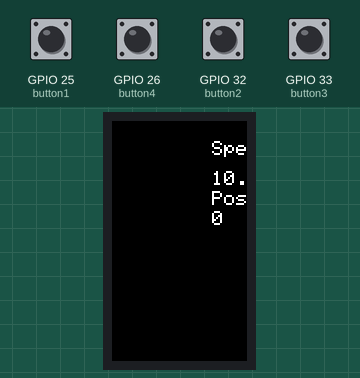
This program was run on a simulated ESP32. Shown: 135×240 colour display. The test bench sets the inputs (shaded band); at power-on: GPIO 25 (button1), GPIO 26 (button4), GPIO 32 (button2), GPIO 33 (button3) LOW. What the program prints to the serial monitor is not drawn.

Above: at 1.3 s.
1.4 s: GPIO 25 (button1) pulled HIGH for 1 s
At 3.1 s:
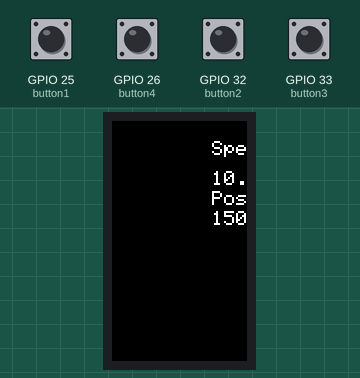
3.9 s: GPIO 26 (button4) pulled HIGH for 1 s
At 5.2 s:
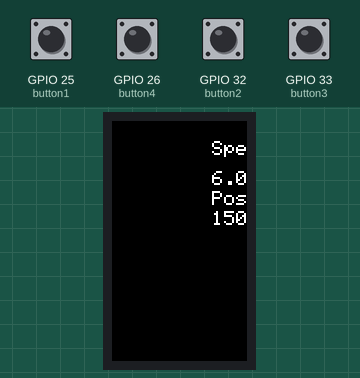
6.4 s: GPIO 32 (button2) pulled HIGH for 0.15 s
At 7.4 s:
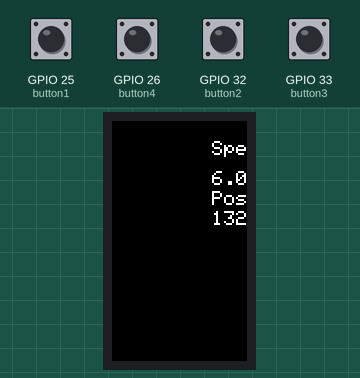
8.1 s: GPIO 33 (button3) pulled HIGH for 0.15 s
At 9.4 s:
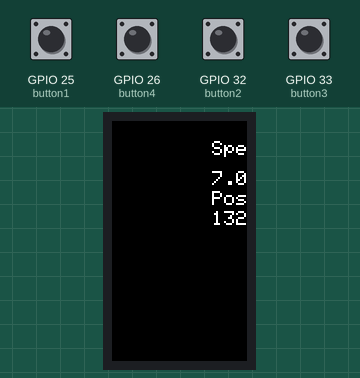
9.7 s: GPIO 25 (button1) pulled HIGH for 0.15 s
At 11.0 s:
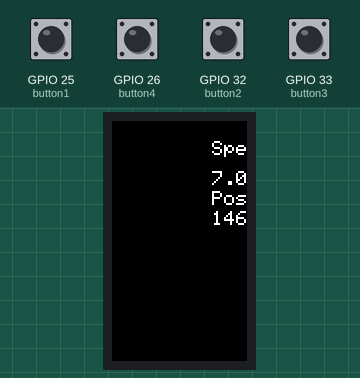
11.3 s: GPIO 32 (button2) pulled HIGH for 1 s
At 13.4 s:
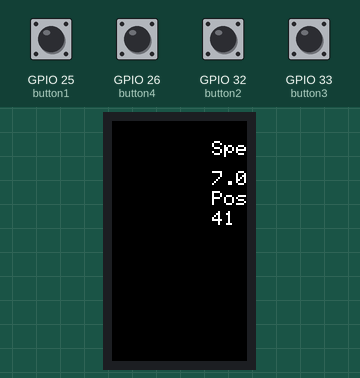
Timing chart, 0 to 14.8 s (numbered marks = the images above; inputs shaded):
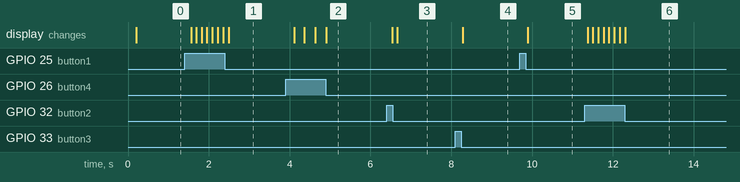

The program:

main.cpp
```cpp
#include <Servo.h>
#include <TFT_eSPI.h>
#define button1 25
#define button2 32
#define button3 33
#define button4 26

const int servoPin1 = 27;

double speed1 = 10;

uint8_t pos1 = 0;
int delay1 = 100;


Servo myservo = Servo();

TFT_eSPI tft= TFT_eSPI();

TFT_eSprite sprite = TFT_eSprite(&tft);

void Speed(void *pvParameters);
void Position(void *pvParameters);
void servo (void *pvParameters);
void Display(void *pvParameters);

void setup() {
  Serial.begin(115200);
  pinMode(button1, INPUT_PULLDOWN);
  pinMode(button2, INPUT_PULLDOWN);
  pinMode(button3, INPUT_PULLDOWN);
  pinMode(button4, INPUT_PULLDOWN);

  tft.init();
  tft.setRotation(2);
  tft.setSwapBytes(true);
  tft.fillScreen(TFT_BLACK);

  xTaskCreate(Speed, "Input", 10000, NULL, 1, NULL);
  xTaskCreate(Position, "Position", 10000, NULL, 1, NULL);
  xTaskCreate(servo, "servo", 10000, NULL, 1, NULL);

  xTaskCreate(Display, "Display", 10000, NULL, 1, NULL);

}
void servo (void *pvParameters){
  while(1){
myservo.write(servoPin1, pos1);
     delay(6);
  }
}
void Speed(void *pvParameters){
  while(1){
    if(digitalRead(button3) == HIGH){
      speed1 = speed1 + 1;
      if (speed1 > 180){
        speed1 = 180;
      }// limit up
      delay(100);
    }
    if(digitalRead(button4) == HIGH){
      speed1 = speed1 - 1;
      if (speed1 <= 0){
        speed1 = 0;
      } //limit bot
      delay(100);
    }
    if (speed1 <5){
      delay1 = 30;
    }
    else if (speed1 >=5 && speed1 <11){
      delay1 = 35;
    }
    else if(speed1>10 && speed1<20){
      delay1 = 50;
      }
    else {delay1 = 55;}

    delay(100);
  }
}

void Position(void *pvParameters){
  while(1){
      if(digitalRead(button1) == HIGH){
      pos1 = pos1 + speed1;
      if (pos1 >= 180){
        pos1 = 0; // if its hit 180 more then its reset to 0
      }
      delay(25);
  }
  if(digitalRead(button2) == HIGH){
      pos1 = pos1 - speed1;
      if (pos1 <= 0){
        pos1 = 180;

      } // if its hit 0 then its reset to 180
      delay(25);
  }

  delay(delay1);
}
}

void Display(void *pvParameters){
  while(1){
    // show on display
    sprite.setColorDepth(8);
    sprite.createSprite(240, 135);
    sprite.setTextSize(2);
    sprite.setTextColor(TFT_WHITE, TFT_BLACK);
    sprite.setCursor(50, 20);
    sprite.println("Speed");
    sprite.setCursor(50, 50);
    sprite.println(speed1);
    sprite.setCursor(50, 70);
    sprite.println("Position");
    sprite.setCursor(50, 90);
    sprite.println(pos1);
    sprite.pushSprite(50, 0);
    sprite.deleteSprite();
    delay(100);
  }
}
void loop() {
  // serial print
  Serial.println("LOOP");
  Serial.printf("Speed= %.1f \n",speed1);
  Serial.printf("Position= %d \n",pos1);
  Serial.printf("Delay= %d \n",delay1);
  delay(500);

}
```

Measured:
- after the input at 1.4 s, the display: first changes after 0.16 s (image 1 shows a later state)
- after the input at 3.9 s, the display: first changes after 0.22 s (image 2 shows a later state)
- after the input at 6.4 s, the display: first changes after 0.14 s (image 3 shows a later state)
- after the input at 8.1 s, the display: changes after 0.18 s (image 4)
- after the input at 9.7 s, the display: changes after 0.20 s (image 5)
- after the input at 11.3 s, the display: first changes after 0.07 s (image 6 shows a later state)
